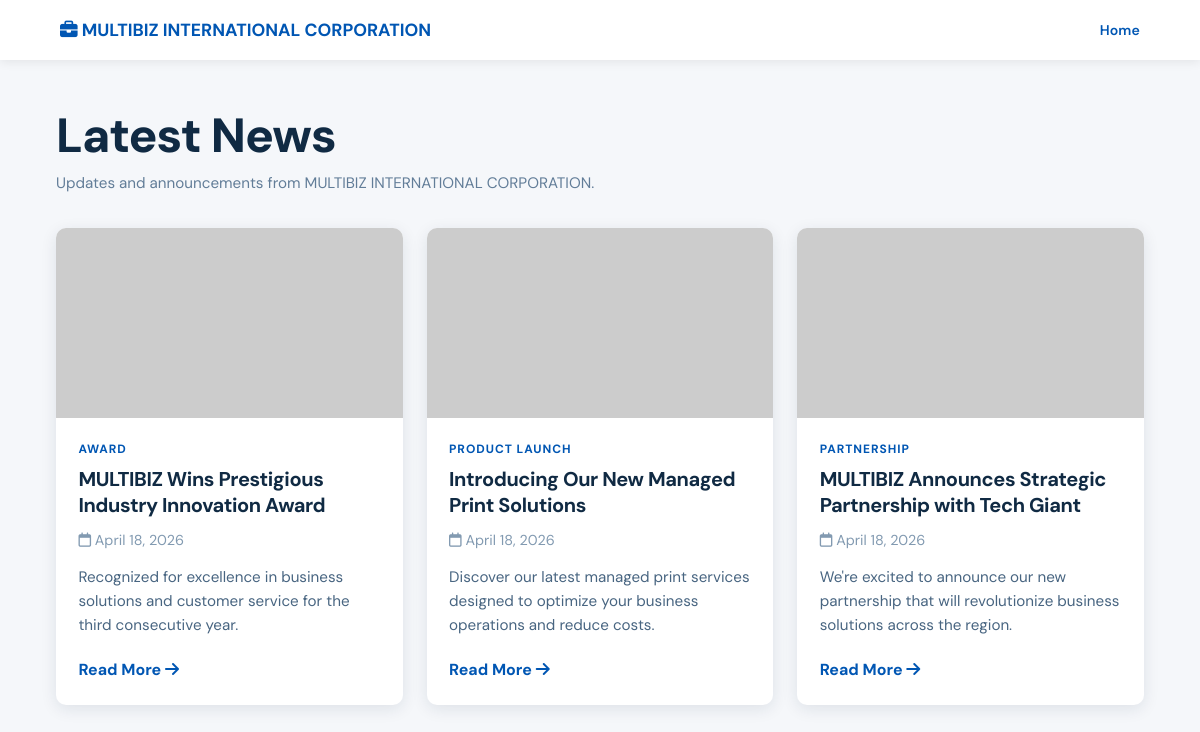
Page /news.php on the committed database.
### app/models.py (models this page shows)
class CmsNews(models.Model):
    id = models.AutoField(primary_key=True)
    title = models.CharField(max_length=255)
    category = models.CharField(max_length=100, null=True, blank=True)
    excerpt = models.TextField(null=True, blank=True)
    content = models.TextField(null=True, blank=True)
    image_path = models.CharField(max_length=255, null=True, blank=True)
    news_date = models.DateField(null=True, blank=True)
    is_featured = models.BooleanField(default=False)
    is_active = models.BooleanField(default=True)
    views = models.IntegerField(default=0)
    created_at = models.DateTimeField(null=True, default=timezone.now)
    updated_at = models.DateTimeField(null=True, auto_now=True)
    class Meta:
        db_table = 'cms_news'

### app/views/views_public.py (the view)
# urls.py: re_path(r'^(?:frontend/)?news\.php$', views_public.news_view, name='news'),
def news_view(request):
    news_articles = CmsNews.objects.filter(is_active=True).only(
        'title',
        'category',
        'excerpt',
        'image_path',
        'news_date',
    ).order_by('-news_date', '-id')
    context = {
        'page_title': 'News - MULTIBIZ INTERNATIONAL CORPORATION',
        'current_page': 'news.php',
        'news_articles': news_articles,
        'news_list': news_articles,
    }
    return render(request, 'public/news.html', context)

### app/request_utils.py (called while the page is built)
def is_public_page_view(view_func):
    return (
        getattr(view_func, '__module__', '') == 'app.views.views_public'
        and getattr(view_func, '__name__', '') in PUBLIC_PAGE_VIEW_NAMES
    )

### templates/public/news.html (shortened to what this page needs)
<!DOCTYPE html>
<html lang="en">
<head>
    <link rel="preload" href="https://cdnjs.cloudflare.com/ajax/libs/font-awesome/6.4.0/css/all.min.css" as="style" onload="this.onload=null;this.rel='stylesheet'">
    <link rel="stylesheet" href="/static/css/typography.css">
</head>
<body>
    <nav class="navbar">
        <a href="/" class="brand"><i class="fas fa-briefcase"></i> MULTIBIZ INTERNATIONAL CORPORATION</a>
        <a href="/" class="nav-link">Home</a>
    </nav>
    <main class="container">
        <header class="page-heading">
            <h1>Latest News</h1>
            <p class="intro">Updates and announcements from MULTIBIZ INTERNATIONAL CORPORATION.</p>
        </header>
        {% if news_articles %}
            <section class="news-grid">
                {% for news in news_articles %}
                    <article class="card">
                        {% if news.image_path %}
                            <img class="card-image" src="{{ news.image_path }}" alt="{{ news.title }}" width="400" height="190" loading="lazy" decoding="async">
                        {% endif %}
                        <div class="card-body">
                            {% if news.category %}<div class="category">{{ news.category }}</div>{% endif %}
                            <h2>{{ news.title }}</h2>
                            <p class="date">
                                <i class="far fa-calendar"></i>
                                {% if news.news_date %}{{ news.news_date|date:"F d, Y" }}{% else %}Recent update{% endif %}
                            </p>
                            {% if news.excerpt %}<p class="excerpt">{{ news.excerpt|truncatechars:180 }}</p>{% endif %}
                            <a class="read-more" href="/news_details.php?id={{ news.id }}">Read More <i class="fas fa-arrow-right"></i></a>
                        </div>
                    </article>
                {% endfor %}
            </section>
        {% else %}
            <p class="empty">No news articles are available at this time.</p>
        {% endif %}
    </main>
</body>
</html>

### static/css/typography.css (style rules this page uses)
:root { --font-primary: 'DM Sans', -apple-system, BlinkMacSystemFont, 'Segoe UI', Roboto, sans-serif; --font-body: var(--font-primary); --font-sans: var(--font-primary); --font-display: 'Playfair Display', Georgia, Cambria, 'Times New Roman', serif; --font-serif: var(--font-display); --font-brand: 'Poppins', 'DM Sans', sans-serif; --font-mono: 'JetBrains Mono', 'SFMono-Regular', Menlo, Monaco, Consolas, monospace; --text-2xs: 0.68rem; --text-xs: 0.75rem; --text-sm: 0.85rem; --text-base: 0.95rem; --text-md: 1.05rem; --text-lg: 1.15rem; --text-xl: 1.35rem; --text-2xl: 1.75rem; --text-3xl: 2.25rem; --text-4xl: clamp(2.4rem, 5vw, 3.8rem); --weight-light: 300; --weight-regular: 400; --weight-medium: 500; --weight-semibold: 600; --weight-bold: 700; --weight-extrabold: 800; --tracking-tighter: -0.035em; --tracking-tight: -0.02em; --tracking-normal: 0; --tracking-wide: 0.015em; --tracking-wider: 0.03em; --tracking-caps: 0.06em; --leading-none: 1.0; --leading-tight: 1.15; --leading-snug: 1.3; --leading-normal: 1.6; --leading-relaxed: 1.75; }
html, body { font-family: var(--font-primary); font-size: 16px; font-weight: var(--weight-regular); line-height: var(--leading-normal); color: #334155; text-rendering: optimizeLegibility; -webkit-font-smoothing: antialiased; -moz-osx-font-smoothing: grayscale; }
h1, .h1, .text-h1 { font-family: var(--font-primary); font-size: var(--text-3xl); font-weight: var(--weight-extrabold); line-height: var(--leading-tight); letter-spacing: var(--tracking-tight); color: #0f172a; }
h2, .h2, .text-h2 { font-family: var(--font-primary); font-size: var(--text-2xl); font-weight: var(--weight-bold); line-height: var(--leading-snug); letter-spacing: var(--tracking-tight); color: #0f172a; }
p, .text-body { font-family: var(--font-primary); font-size: var(--text-base); font-weight: var(--weight-regular); line-height: var(--leading-normal); color: #334155; margin-bottom: 1rem; }
.navbar-menu a, .nav-link, .nav-item { font-family: var(--font-primary); font-size: 0.88rem; font-weight: var(--weight-semibold); letter-spacing: 0.01em; line-height: var(--leading-none); }

### templates/public/news.html (style rules this page uses)
* { box-sizing: border-box; }
body { margin: 0; background: #f5f7fa; color: #243447; font-family: var(--font-primary); }
.navbar { display: flex; align-items: center; justify-content: space-between; gap: 1rem; padding: 1rem 5%; background: #ffffff; box-shadow: 0 2px 10px rgba(0, 0, 0, 0.08); }
.brand, .nav-link { color: #0056b3; text-decoration: none; }
.brand { font-size: 1.1rem; font-weight: 700; }
.nav-link { font-weight: 600; }
.container { max-width: 1120px; margin: 0 auto; padding: 3rem 1rem; }
.page-heading { margin-bottom: 2rem; }
h1 { margin: 0 0 0.5rem; color: #102a43; font-size: clamp(2rem, 5vw, 3rem); }
.intro { margin: 0; color: #627d98; }
.news-grid { display: grid; grid-template-columns: repeat(auto-fit, minmax(280px, 1fr)); gap: 1.5rem; }
.card { overflow: hidden; background: #ffffff; border-radius: 10px; box-shadow: 0 4px 16px rgba(16, 42, 67, 0.1); }
.card-image { width: 100%; height: 190px; object-fit: cover; display: block; }
.card-body { padding: 1.4rem; }
.category { color: #0056b3; font-size: 0.75rem; font-weight: 700; letter-spacing: 0.08em; text-transform: uppercase; }
h2 { margin: 0.45rem 0 0.65rem; color: #102a43; font-size: 1.25rem; line-height: 1.3; }
.date { margin: 0 0 0.8rem; color: #829ab1; font-size: 0.9rem; }
.excerpt { margin: 0 0 1.2rem; color: #486581; line-height: 1.6; }
.read-more { color: #0056b3; font-weight: 700; text-decoration: none; }

### rows in the picture
CmsNews: category "AWARD", title "MULTIBIZ Wins Prestigious Industry Innovation Award", news_date "April 18, 2026", excerpt "Recognized for excellence in business solutions and customer service for the third consecutive year."
CmsNews: category "PRODUCT LAUNCH", title "Introducing Our New Managed Print Solutions", news_date "April 18, 2026", excerpt "Discover our latest managed print services designed to optimize your business operations and reduce costs."
CmsNews: category "PARTNERSHIP", title "MULTIBIZ Announces Strategic Partnership with Tech Giant", news_date "April 18, 2026", excerpt "We're excited to announce our new partnership that will revolutionize business solutions across the region."
